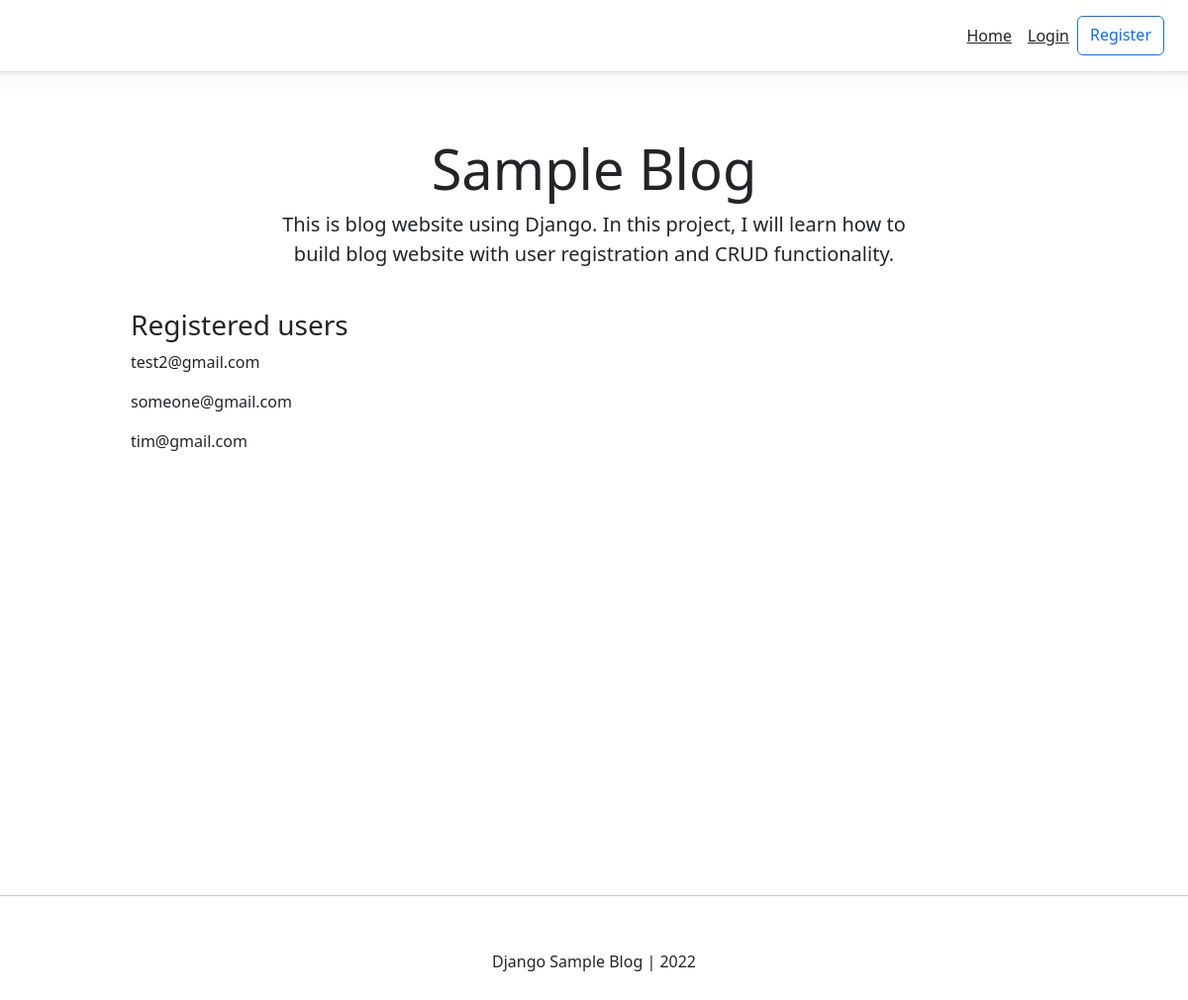
Before: / with the older database file.
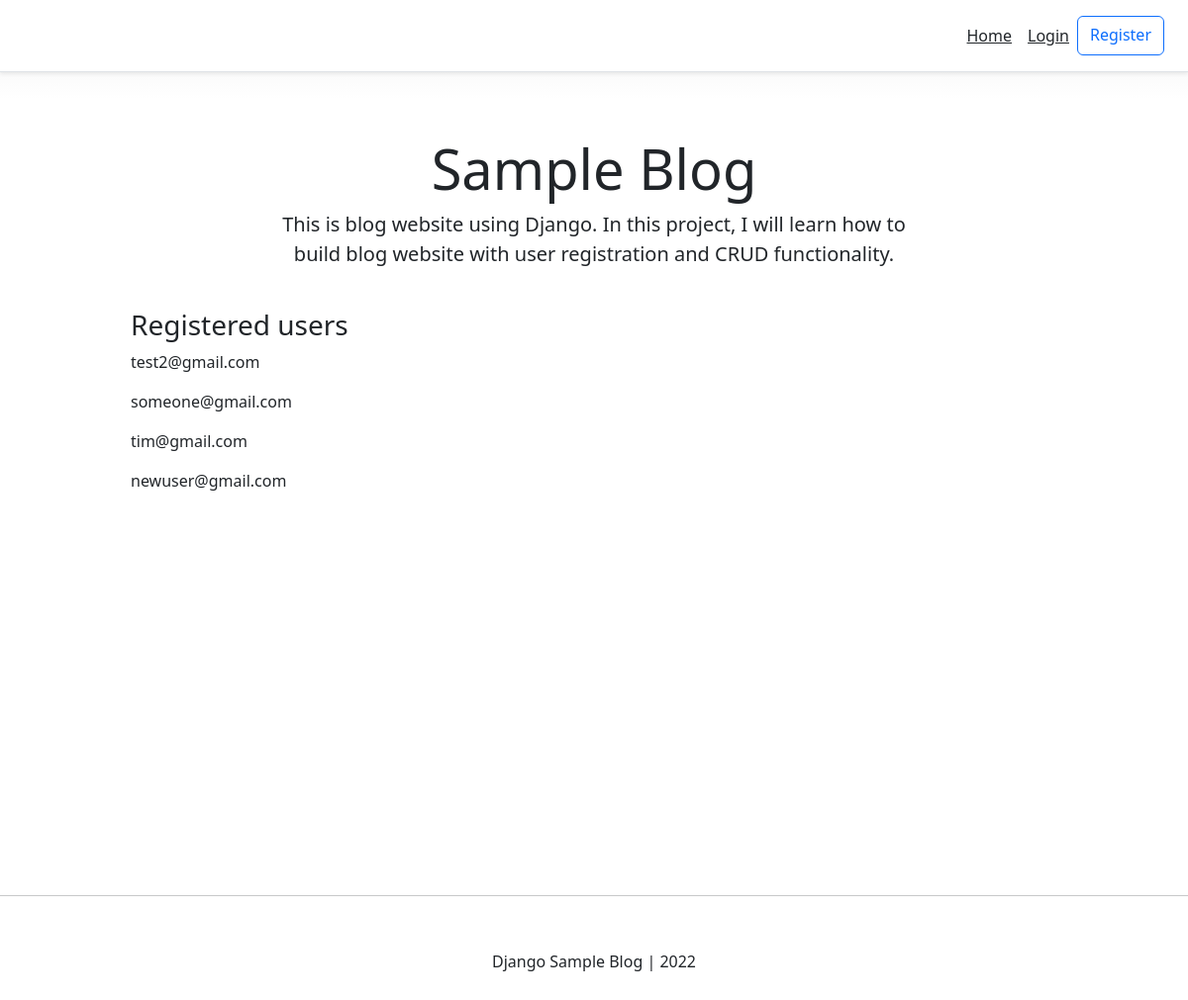
After: the same page with the newer database file.
### account/models.py (models this page shows, shortened)
class Account(AbstractBaseUser):
    email           = models.EmailField(verbose_name="email", max_length=60, unique=True)
    username        = models.CharField(max_length=30, unique=True)
    date_joined     = models.DateTimeField(verbose_name='date joined', auto_now_add=True)
    last_joined     = models.DateTimeField(verbose_name='last login', auto_now=True)
    is_admin        = models.BooleanField(default=False)
    is_active       = models.BooleanField(default=True)
    is_staff        = models.BooleanField(default=False)
    is_superuser    = models.BooleanField(default=False)
    USERNAME_FIELD = 'email'
    REQUIRED_FIELDS = ['username', ]
    objects = MyAccountManager()
    def __str__(self):
        return self.email

### personal/views.py (the view)
# urls.py: path('', home_screen_view, name="home"),
def home_screen_view(request):
    context = {}
    accounts = Account.objects.all()
    context['accounts'] = accounts
    return render(request, "personal/home.html", context)

### personal/templates/personal/home.html
{% extends 'base.html' %}
{% block content %}
<div class="pricing-header px-3 py-3 pt-md-5 pb-md-4 mx-auto text-center">
    <h1 class="display-4">Sample Blog</h1>
    <p class="lead">This is blog website using Django. In this project, I will learn how to build blog website with user registration and CRUD functionality.</p>
</div>
<div class="container">
    <div class="d-flex flex-column">
        <h3>Registered users</h3>
        {% for account in accounts %}
            <p>{{account}}</p>
        {% endfor %}
    </div>
</div>
{% endblock content %}

### templates/base.html (shortened to what this page needs)
<!DOCTYPE html>
<html>
<head>
    {% include 'snippets/header.html' %}
</head>
<body>
    <div class="main">
        {% block content %}
       {% endblock content %}
    </div>
    {% include 'snippets/footer.html' %}
</body>
</html>

### templates/snippets/header.html (shortened to what this page needs)
<link href="https://cdn.jsdelivr.net/npm/bootstrap@5.2.0-beta1/dist/css/bootstrap.min.css" rel="stylesheet">
<div class="d-flex flex-column flex-md-row align-items-center p-3 px-md-4 mb-3 bg-white border-bottom shadow-sm">
    <nav class="d-inline-flex my-2 mt-2 my-md-0 mr-md-3 ms-md-auto">
        {% if request.user.is_authenticated %}
            <a class="p-2 text-dark" href="{% url 'home' %}">Home</a>
            <a class="p-2 text-dark" href="{% url 'account' %}">Account</a>
            <a class="p-2 text-dark" href="{% url 'logout' %}">Logout</a>
        {% else %}
            <a class="p-2 text-dark" href="{% url 'home' %}">Home</a>
            <a class="p-2 text-dark" href="{% url 'login' %}">Login</a>
            <a class="btn btn-outline-primary" href="{% url 'register' %}">Register</a>
        {% endif %}
    </nav>
</div>

### templates/snippets/footer.html (shortened to what this page needs)
<hr>
<div class="d-flex flex-row align-items-center footer">
    <p class="m-auto">Django Sample Blog | 2022</p>
</div>

### templates/snippets/header.html (style rules this page uses)
body { background-image: linear-gradient(180deg, #eee, #fff 100px, #fff); }
.container { max-width: 960px; }
.pricing-header { max-width: 700px; }

### templates/base.html (style rules this page uses)
.main { min-height: 100vh; height: 100%; }

### templates/snippets/footer.html (style rules this page uses)
.footer { min-height: 100px; }

Changed rows visible on the page:
added Account: email "newuser@gmail.com"
